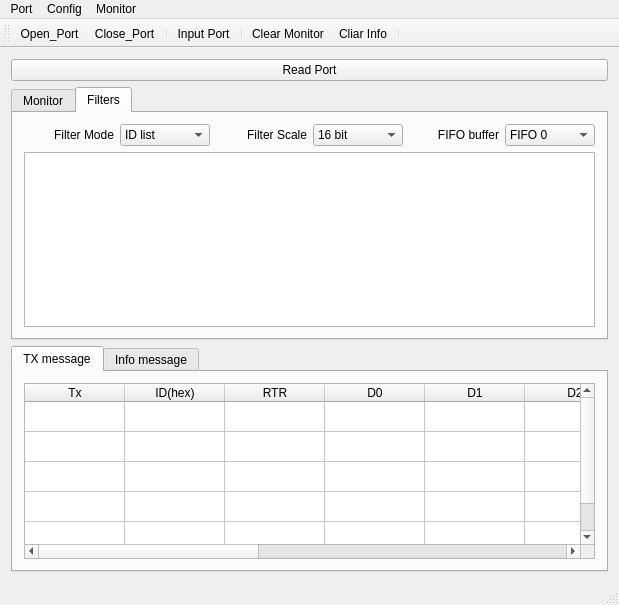
<?xml version="1.0" encoding="UTF-8"?>
<ui version="4.0">
 <class>MainWindow</class>
 <widget class="QMainWindow" name="MainWindow">
  <property name="geometry">
   <rect>
    <x>0</x>
    <y>0</y>
    <width>619</width>
    <height>605</height>
   </rect>
  </property>
  <property name="windowTitle">
   <string>MainWindow</string>
  </property>
  <widget class="QWidget" name="centralWidget">
   <layout class="QVBoxLayout" name="verticalLayout_4">
    <item>
     <widget class="QPushButton" name="pushButton_ReadPort">
      <property name="text">
       <string>Read Port</string>
      </property>
     </widget>
    </item>
    <item>
     <widget class="QTabWidget" name="tabWidget_2">
      <property name="currentIndex">
       <number>1</number>
      </property>
      <widget class="QWidget" name="tab_3">
       <attribute name="title">
        <string>Monitor</string>
       </attribute>
       <layout class="QVBoxLayout" name="verticalLayout">
        <item>
         <widget class="QTableWidget" name="tableWidget_Monitor">
          <attribute name="verticalHeaderVisible">
           <bool>false</bool>
          </attribute>
         </widget>
        </item>
       </layout>
      </widget>
      <widget class="QWidget" name="tab_4">
       <attribute name="title">
        <string>Filters</string>
       </attribute>
       <layout class="QVBoxLayout" name="verticalLayout_3">
        <item>
         <layout class="QHBoxLayout" name="horizontalLayout_9">
          <item>
           <layout class="QHBoxLayout" name="horizontalLayout_7">
            <item>
             <layout class="QHBoxLayout" name="horizontalLayout">
              <item>
               <widget class="QLabel" name="label_mode">
                <property name="text">
                 <string>Filter Mode</string>
                </property>
                <property name="alignment">
                 <set>Qt::AlignRight|Qt::AlignTrailing|Qt::AlignVCenter</set>
                </property>
               </widget>
              </item>
              <item>
               <widget class="QComboBox" name="comboBox_Filter_Mode">
                <item>
                 <property name="text">
                  <string>ID list</string>
                 </property>
                </item>
                <item>
                 <property name="text">
                  <string>ID mask</string>
                 </property>
                </item>
               </widget>
              </item>
             </layout>
            </item>
           </layout>
          </item>
          <item>
           <layout class="QHBoxLayout" name="horizontalLayout_2">
            <item>
             <widget class="QLabel" name="label_scale">
              <property name="text">
               <string>Filter Scale</string>
              </property>
              <property name="alignment">
               <set>Qt::AlignRight|Qt::AlignTrailing|Qt::AlignVCenter</set>
              </property>
             </widget>
            </item>
            <item>
             <widget class="QComboBox" name="comboBox_Filter_Scale">
              <property name="enabled">
               <bool>true</bool>
              </property>
              <item>
               <property name="text">
                <string>16 bit</string>
               </property>
              </item>
              <item>
               <property name="text">
                <string>32 bit</string>
               </property>
              </item>
             </widget>
            </item>
           </layout>
          </item>
          <item>
           <layout class="QHBoxLayout" name="horizontalLayout_3">
            <item>
             <widget class="QLabel" name="label_6">
              <property name="text">
               <string>FIFO buffer</string>
              </property>
              <property name="alignment">
               <set>Qt::AlignRight|Qt::AlignTrailing|Qt::AlignVCenter</set>
              </property>
             </widget>
            </item>
            <item>
             <widget class="QComboBox" name="comboBox_FifoBuffer">
              <item>
               <property name="text">
                <string>FIFO 0</string>
               </property>
              </item>
              <item>
               <property name="text">
                <string>FIFO 1</string>
               </property>
              </item>
             </widget>
            </item>
           </layout>
          </item>
         </layout>
        </item>
        <item>
         <widget class="QTableWidget" name="tableWidget_Filters">
          <property name="font">
           <font>
            <kerning>true</kerning>
           </font>
          </property>
          <property name="toolTip">
           <string/>
          </property>
          <property name="frameShape">
           <enum>QFrame::StyledPanel</enum>
          </property>
          <property name="frameShadow">
           <enum>QFrame::Plain</enum>
          </property>
          <property name="horizontalScrollBarPolicy">
           <enum>Qt::ScrollBarAsNeeded</enum>
          </property>
          <property name="showGrid">
           <bool>true</bool>
          </property>
          <attribute name="horizontalHeaderVisible">
           <bool>false</bool>
          </attribute>
          <attribute name="horizontalHeaderCascadingSectionResizes">
           <bool>true</bool>
          </attribute>
          <attribute name="horizontalHeaderDefaultSectionSize">
           <number>60</number>
          </attribute>
          <attribute name="horizontalHeaderHighlightSections">
           <bool>true</bool>
          </attribute>
          <attribute name="horizontalHeaderMinimumSectionSize">
           <number>50</number>
          </attribute>
          <attribute name="horizontalHeaderShowSortIndicator" stdset="0">
           <bool>false</bool>
          </attribute>
          <attribute name="horizontalHeaderStretchLastSection">
           <bool>false</bool>
          </attribute>
          <attribute name="verticalHeaderVisible">
           <bool>false</bool>
          </attribute>
          <attribute name="verticalHeaderCascadingSectionResizes">
           <bool>true</bool>
          </attribute>
          <attribute name="verticalHeaderShowSortIndicator" stdset="0">
           <bool>true</bool>
          </attribute>
          <attribute name="verticalHeaderStretchLastSection">
           <bool>true</bool>
          </attribute>
          <column>
           <property name="text">
            <string>Result</string>
           </property>
           <property name="textAlignment">
            <set>AlignLeading|AlignVCenter</set>
           </property>
          </column>
         </widget>
        </item>
       </layout>
      </widget>
     </widget>
    </item>
    <item>
     <widget class="QTabWidget" name="tabWidget">
      <property name="currentIndex">
       <number>0</number>
      </property>
      <widget class="QWidget" name="tab">
       <attribute name="title">
        <string>TX message</string>
       </attribute>
       <layout class="QVBoxLayout" name="verticalLayout_2">
        <item>
         <widget class="QTableWidget" name="tableWidget_TX">
          <attribute name="verticalHeaderVisible">
           <bool>false</bool>
          </attribute>
          <row>
           <property name="text">
            <string>0</string>
           </property>
          </row>
          <row>
           <property name="text">
            <string>1</string>
           </property>
          </row>
          <row>
           <property name="text">
            <string>2</string>
           </property>
          </row>
          <row>
           <property name="text">
            <string>3</string>
           </property>
          </row>
          <row>
           <property name="text">
            <string>4</string>
           </property>
          </row>
          <column>
           <property name="text">
            <string>Tx</string>
           </property>
           <property name="textAlignment">
            <set>AlignCenter</set>
           </property>
          </column>
          <column>
           <property name="text">
            <string>ID(hex)</string>
           </property>
          </column>
          <column>
           <property name="text">
            <string>RTR</string>
           </property>
          </column>
          <column>
           <property name="text">
            <string>D0</string>
           </property>
          </column>
          <column>
           <property name="text">
            <string>D1</string>
           </property>
          </column>
          <column>
           <property name="text">
            <string>D2</string>
           </property>
          </column>
          <column>
           <property name="text">
            <string>D3</string>
           </property>
          </column>
          <column>
           <property name="text">
            <string>D4</string>
           </property>
          </column>
          <column>
           <property name="text">
            <string>D5</string>
           </property>
          </column>
          <column>
           <property name="text">
            <string>D6</string>
           </property>
          </column>
          <column>
           <property name="text">
            <string>D7</string>
           </property>
          </column>
          <column>
           <property name="text">
            <string>Description</string>
           </property>
          </column>
          <item row="0" column="0">
           <property name="text">
            <string/>
           </property>
          </item>
          <item row="0" column="1">
           <property name="text">
            <string/>
           </property>
          </item>
          <item row="0" column="2">
           <property name="text">
            <string/>
           </property>
           <property name="textAlignment">
            <set>AlignCenter</set>
           </property>
          </item>
          <item row="4" column="2">
           <property name="text">
            <string/>
           </property>
           <property name="textAlignment">
            <set>AlignCenter</set>
           </property>
          </item>
         </widget>
        </item>
       </layout>
      </widget>
      <widget class="QWidget" name="tab_2">
       <attribute name="title">
        <string>Info message</string>
       </attribute>
       <layout class="QVBoxLayout" name="verticalLayout_7">
        <item>
         <widget class="QTableWidget" name="tableWidget_Info">
          <column>
           <property name="text">
            <string>New Column</string>
           </property>
          </column>
          <column>
           <property name="text">
            <string>New Column</string>
           </property>
          </column>
          <column>
           <property name="text">
            <string>New Column</string>
           </property>
          </column>
          <column>
           <property name="text">
            <string>New Column</string>
           </property>
          </column>
          <column>
           <property name="text">
            <string>New Column</string>
           </property>
          </column>
          <column>
           <property name="text">
            <string>New Column</string>
           </property>
          </column>
          <column>
           <property name="text">
            <string>New Column</string>
           </property>
          </column>
          <column>
           <property name="text">
            <string>New Column</string>
           </property>
          </column>
         </widget>
        </item>
       </layout>
      </widget>
     </widget>
    </item>
   </layout>
  </widget>
  <widget class="QToolBar" name="mainToolBar">
   <attribute name="toolBarArea">
    <enum>TopToolBarArea</enum>
   </attribute>
   <attribute name="toolBarBreak">
    <bool>false</bool>
   </attribute>
   <addaction name="actionOpenPort"/>
   <addaction name="actionClosePort"/>
   <addaction name="separator"/>
   <addaction name="actionPort"/>
   <addaction name="separator"/>
   <addaction name="actionClear_Monitor"/>
   <addaction name="actionCliar_Info"/>
   <addaction name="separator"/>
  </widget>
  <widget class="QStatusBar" name="statusBar"/>
  <widget class="QMenuBar" name="menuBar">
   <property name="geometry">
    <rect>
     <x>0</x>
     <y>0</y>
     <width>619</width>
     <height>21</height>
    </rect>
   </property>
   <widget class="QMenu" name="menuopen">
    <property name="title">
     <string>Port</string>
    </property>
    <addaction name="actionOpenPort"/>
    <addaction name="actionClosePort"/>
   </widget>
   <widget class="QMenu" name="menuConfig">
    <property name="title">
     <string>Config</string>
    </property>
    <addaction name="actionPort"/>
    <addaction name="actionCAN"/>
   </widget>
   <widget class="QMenu" name="menuMonitor">
    <property name="title">
     <string>Monitor</string>
    </property>
    <addaction name="actionClear_Monitor"/>
    <addaction name="actionCliar_Info"/>
   </widget>
   <addaction name="menuopen"/>
   <addaction name="menuConfig"/>
   <addaction name="menuMonitor"/>
  </widget>
  <action name="actionClosePort">
   <property name="icon">
    <iconset resource="resourse.qrc">
     <normaloff>:/pictures/4551807.png</normaloff>:/pictures/4551807.png</iconset>
   </property>
   <property name="text">
    <string>Close_Port</string>
   </property>
  </action>
  <action name="actionOpenPort">
   <property name="icon">
    <iconset resource="resourse.qrc">
     <normaloff>:/pictures/5430714.png</normaloff>:/pictures/5430714.png</iconset>
   </property>
   <property name="text">
    <string>Open_Port</string>
   </property>
  </action>
  <action name="actionPort">
   <property name="icon">
    <iconset resource="resourse.qrc">
     <normaloff>:/pictures/6215821.png</normaloff>:/pictures/6215821.png</iconset>
   </property>
   <property name="text">
    <string>Input Port</string>
   </property>
  </action>
  <action name="actionCAN">
   <property name="icon">
    <iconset resource="resourse.qrc">
     <normaloff>:/pictures/6215821.png</normaloff>:/pictures/6215821.png</iconset>
   </property>
   <property name="text">
    <string>CAN bus </string>
   </property>
  </action>
  <action name="actionClear_Monitor">
   <property name="icon">
    <iconset resource="resourse.qrc">
     <normaloff>:/pictures/7MhIbL.png</normaloff>:/pictures/7MhIbL.png</iconset>
   </property>
   <property name="text">
    <string>Clear Monitor</string>
   </property>
  </action>
  <action name="actionCliar_Info">
   <property name="icon">
    <iconset resource="resourse.qrc">
     <normaloff>:/pictures/clear-icon-15.png</normaloff>:/pictures/clear-icon-15.png</iconset>
   </property>
   <property name="text">
    <string>Cliar Info</string>
   </property>
  </action>
 </widget>
 <layoutdefault spacing="6" margin="11"/>
 <resources>
  <include location="resourse.qrc"/>
 </resources>
 <connections/>
</ui>
